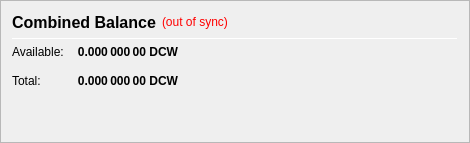
                   <widget class="QFrame" name="frame_CombinedBalances">
                    <property name="minimumSize">
                     <size>
                      <width>470</width>
                      <height>0</height>
                     </size>
                    </property>
                    <property name="frameShape">
                     <enum>QFrame::StyledPanel</enum>
                    </property>
                    <property name="frameShadow">
                     <enum>QFrame::Raised</enum>
                    </property>
                    <layout class="QVBoxLayout" name="verticalLayout_5">
                     <item>
                      <layout class="QHBoxLayout" name="horizontalLayout_5" stretch="0,0,0">
                       <item>
                        <widget class="QLabel" name="label_5z">
                         <property name="minimumSize">
                          <size>
                           <width>0</width>
                           <height>20</height>
                          </size>
                         </property>
                         <property name="font">
                          <font>
                           <pointsize>12</pointsize>
                           <weight>75</weight>
                           <bold>true</bold>
                          </font>
                         </property>
                         <property name="toolTip">
                          <string>Combined Balance (including unconfirmed and immature coins)</string>
                         </property>
                         <property name="text">
                          <string>Combined Balance</string>
                         </property>
                        </widget>
                       </item>
                       <item>
                        <widget class="QLabel" name="labelWalletStatus">
                         <property name="cursor">
                          <cursorShape>WhatsThisCursor</cursorShape>
                         </property>
                         <property name="toolTip">
                          <string>The displayed information may be out of date. Your wallet automatically synchronizes with the Decentralway network after a connection is established, but this process has not completed yet.</string>
                         </property>
                         <property name="styleSheet">
                          <string notr="true">QLabel { color: red; }</string>
                         </property>
                         <property name="text">
                          <string notr="true">(out of sync)</string>
                         </property>
                         <property name="alignment">
                          <set>Qt::AlignLeading|Qt::AlignLeft|Qt::AlignVCenter</set>
                         </property>
                        </widget>
                       </item>
                       <item>
                        <spacer name="horizontalSpacer_1">
                         <property name="orientation">
                          <enum>Qt::Horizontal</enum>
                         </property>
                         <property name="sizeHint" stdset="0">
                          <size>
                           <width>40</width>
                           <height>20</height>
                          </size>
                         </property>
                        </spacer>
                       </item>
                      </layout>
                     </item>
                     <item>
                      <widget class="Line" name="line_CombinedBalance">
                       <property name="minimumSize">
                        <size>
                         <width>0</width>
                         <height>1</height>
                        </size>
                       </property>
                       <property name="maximumSize">
                        <size>
                         <width>16777215</width>
                         <height>1</height>
                        </size>
                       </property>
                       <property name="orientation">
                        <enum>Qt::Horizontal</enum>
                       </property>
                      </widget>
                     </item>
                     <item>
                      <layout class="QGridLayout" name="gridLayout_3">
                       <property name="spacing">
                        <number>12</number>
                       </property>
                       <item row="1" column="0">
                        <widget class="QLabel" name="labelBalanceTextz">
                         <property name="text">
                          <string>Available:</string>
                         </property>
                        </widget>
                       </item>
                       <item row="1" column="1">
                        <widget class="QLabel" name="labelBalancez">
                         <property name="font">
                          <font>
                           <weight>75</weight>
                           <bold>true</bold>
                          </font>
                         </property>
                         <property name="cursor">
                          <cursorShape>IBeamCursor</cursorShape>
                         </property>
                         <property name="toolTip">
                          <string>Your current spendable balance</string>
                         </property>
                         <property name="text">
                          <string notr="true">0.000 000 00 DCW</string>
                         </property>
                         <property name="alignment">
                          <set>Qt::AlignRight|Qt::AlignTrailing|Qt::AlignVCenter</set>
                         </property>
                         <property name="textInteractionFlags">
                          <set>Qt::LinksAccessibleByMouse|Qt::TextSelectableByKeyboard|Qt::TextSelectableByMouse</set>
                         </property>
                        </widget>
                       </item>
                       <item row="2" column="0">
                        <widget class="QLabel" name="labelTotalTextz">
                         <property name="text">
                          <string>Total:</string>
                         </property>
                        </widget>
                       </item>
                       <item row="2" column="1">
                        <widget class="QLabel" name="labelTotalz">
                         <property name="font">
                          <font>
                           <weight>75</weight>
                           <bold>true</bold>
                          </font>
                         </property>
                         <property name="cursor">
                          <cursorShape>IBeamCursor</cursorShape>
                         </property>
                         <property name="toolTip">
                          <string>Total Balance, including all unavailable coins.</string>
                         </property>
                         <property name="text">
                          <string notr="true">0.000 000 00 DCW</string>
                         </property>
                         <property name="alignment">
                          <set>Qt::AlignRight|Qt::AlignTrailing|Qt::AlignVCenter</set>
                         </property>
                         <property name="textInteractionFlags">
                          <set>Qt::LinksAccessibleByMouse|Qt::TextSelectableByKeyboard|Qt::TextSelectableByMouse</set>
                         </property>
                        </widget>
                       </item>
                       <item row="2" column="3">
                        <spacer name="horizontalSpacer_2">
                         <property name="orientation">
                          <enum>Qt::Horizontal</enum>
                         </property>
                         <property name="sizeHint" stdset="0">
                          <size>
                           <width>40</width>
                           <height>20</height>
                          </size>
                         </property>
                        </spacer>
                       </item>
                      </layout>
                     </item>
                     <item>
                      <spacer name="verticalSpacer_1">
                       <property name="orientation">
                        <enum>Qt::Vertical</enum>
                       </property>
                       <property name="sizeHint" stdset="0">
                        <size>
                         <width>20</width>
                         <height>40</height>
                        </size>
                       </property>
                      </spacer>
                     </item>
                    </layout>
                   </widget>
